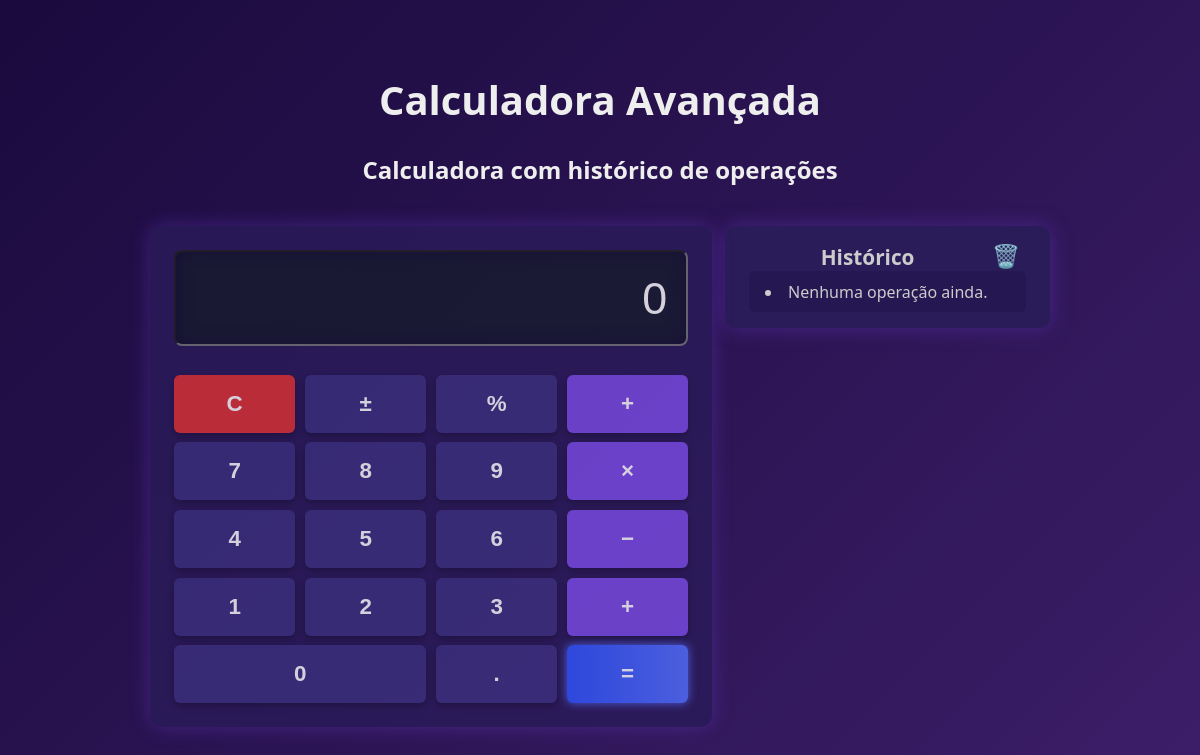
Before: /calculadora/ (signed in) with the older database file.
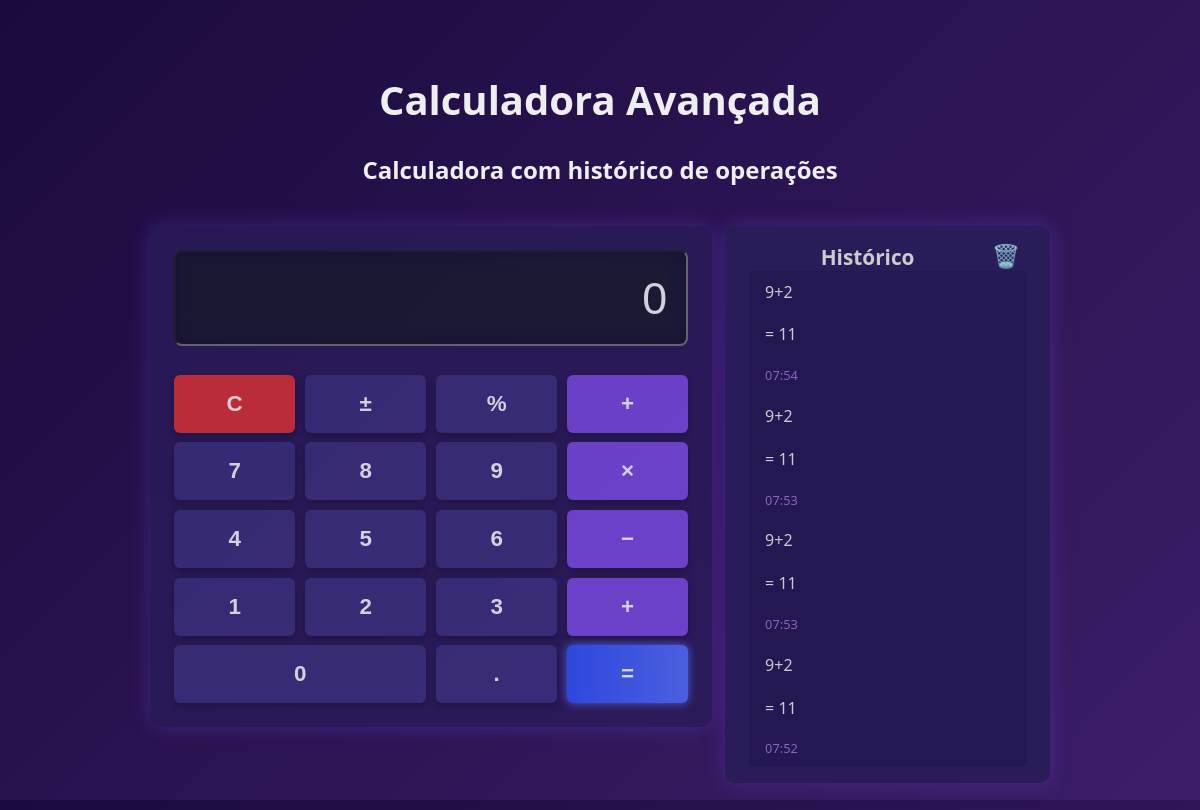
After: the same page with the newer database file.
### calc_app/models.py (models this page shows, shortened)
class Operacao(models.Model):
    usuario = models.ForeignKey(Usuario, on_delete=models.CASCADE, null=True, blank=True)
    parametros = models.CharField(max_length=50,blank=False, null=False)
    resultado = models.CharField(max_length=50, blank=False, null=False)
    dt_inclusao = models.DateTimeField(auto_now_add=True, null=True)

### calc_app/views.py (the view, shortened to what this page needs)
# urls.py: path('calculadora/',views.calculadora_view, name='calculadora'),
@login_required
def calculadora_view(request):  # View feita com ajuda da IA
    usuario = request.user
    resultado = None
    expressao = ""
    historico_operacoes = Operacao.objects.filter(usuario=usuario).order_by('-dt_inclusao')
    context = {
        'resultado': resultado,
        'expressao': expressao if resultado is None else resultado, #display dinâmico
        'historico_operacoes': historico_operacoes,
        'usuario': usuario,
    }
    return render(request, 'calculadora.html', context)

### calc_app/templates/calculadora.html (shortened to what this page needs)
<!DOCTYPE html>
{% load static %}
<html lang="pt-BR">
  <head>
    <link rel="stylesheet" href= "{% static 'style/calculadora_style.css' %}">
  </head>
<body>
 <div class= "container-principal">
    <p class="h1">Calculadora Avançada</p>
    <p class="h6">Calculadora com histórico de operações</p>
    <div class="calculadora-container">
      <form method="post" class="calculadora">
        <input id="display" class="display" type="text" name="expressao" value="{{ expressao|default:'0' }}" readonly>
        <div class="botoes">
            <button type="button" class="btn btn-clear">C</button>
            <button type="button" class="btn btn-op">±</button>
            <button type="button" class="btn btn-op">%</button>
            <button type="button" class="btn btn-operacao">+</button>
            <button type="button" class="btn btn-num">7</button>
            <button type="button" class="btn btn-num">8</button>
            <button type="button" class="btn btn-num">9</button>
            <button type="button" class="btn btn-operacao">×</button>
            <button type="button" class="btn btn-num">4</button>
            <button type="button" class="btn btn-num">5</button>
            <button type="button" class="btn btn-num">6</button>
            <button type="button" class="btn btn-operacao">−</button>
            <button type="button" class="btn btn-num">1</button>
            <button type="button" class="btn btn-num">2</button>
            <button type="button" class="btn btn-num">3</button>
            <button type="button" class="btn btn-operacao">+</button>
            <button type="button" class="btn btn-num zero">0</button>
            <button type="button" class="btn btn-num">.</button>
            <button type="submit" class="btn btn-igual">=</button>
        </div>
</form>
    <div class="historico">
     <h3>
     Histórico
          <form method="post" style="display:inline;">
            <button type="submit" class="btn-limpar" title="Limpar Histórico">🗑️</button>
          </form>
    </h3>
        <div class= "item-historico">
            {% for op in historico_operacoes %}
                <div>{{ op.parametros }} </div>
                <div> = {{ op.resultado }}</div>
                <div class="hora">{{ op.dt_inclusao|date:"H:i" }}</div>
            {% empty %}
                <li>Nenhuma operação ainda.</li>
            {% endfor %}
        </div>
    </div>
  </div>
</div>
</body>
</html>

### calc_app/static/style/calculadora_style.css (style rules this page uses)
body { background: linear-gradient(135deg, #1a0a3d, #3c1e68); background-size: cover; font-family: 'Segoe UI', Tahoma, Geneva, Verdana, sans-serif; color: #eee; margin: 0; height: 100vh; }
.container-principal { padding: 2.0rem; display: flex; flex-direction: column; align-items: center; }
.h1 { font-size: 2.5rem; font-weight: 700; margin-bottom: 2px; }
.h6 { font-size: 1.5rem; font-weight: 700; }
.calculadora-container { display: flex; gap: 0.8rem; max-width: 900px; width: 100%; align-items: flex-start; padding: 1rem; }
.calculadora { background: #2a1b59; border-radius: 12px; box-shadow: 0 0 20px rgba(98, 54, 188, 0.6); padding: 1.5rem; width: 65%; display: flex; flex-direction: column; gap: 1.8rem; opacity: 0.8; min-width: 260px; }
.display { background: #181c2f; color: white; font-size: 2.8rem; text-align: right; padding: 1rem 1.2rem; border-radius: 8px; box-shadow: inset 0 0 15px #120f31; min-height: 60px; user-select: none; }
.botoes { display: grid; grid-template-columns: repeat(4, 1fr); gap: 0.6rem; }
.btn { background: #3c317f; border: none; border-radius: 6px; font-size: 1.4rem; font-weight: 700; color: white; padding: 1rem ; cursor: pointer; box-shadow: 0 3px 7px rgba(0, 0, 0, 0.3); transition: background 0.3s ease; user-select: none; }
.btn-clear { background: #e03434; }
.btn-operacao { background: #7a4ce5; }
.btn-igual { background: linear-gradient(90deg, #2f54ff, #5271ff); grid-column: span 1; box-shadow: 0 0 10px #5271ff; }
.btn-num.zero { grid-column: span 2; }
.historico { background: #2a1b59; border-radius: 10px; width: 35%; padding: 1rem 1.5rem; box-shadow: 0 0 20px rgba(98, 54, 188, 0.5); flex-direction: column; gap: 1rem; color: #ccc; min-width: 200px; }
.historico h3 { font-size: 1.3rem; margin: 0; display: flex; justify-content: space-between; align-items: center; }
.btn-limpar { background: none; border: none; color: #cc6677; font-size: 1.4rem; cursor: pointer; transition: color 0.3s ease; }
.item-historico { background: #241752; border-radius: 6px; padding: 0.6rem 1rem; font-size: 1rem; display: flex; flex-direction: column; gap: 1.3rem; }
.item-historico .hora { font-size: 0.8rem; color: #8865bf; text-align: left; }

Changed rows visible on the page:
added Operacao: parametros "9+2", resultado "11", dt_inclusao "07:54"
added Operacao: parametros "9+2", resultado "11", dt_inclusao "07:53"
added Operacao: parametros "9+2", resultado "11", dt_inclusao "07:53"
added Operacao: parametros "9+2", resultado "11", dt_inclusao "07:52"
Other visible differences:
text no longer shown: "Nenhuma operação ainda."
